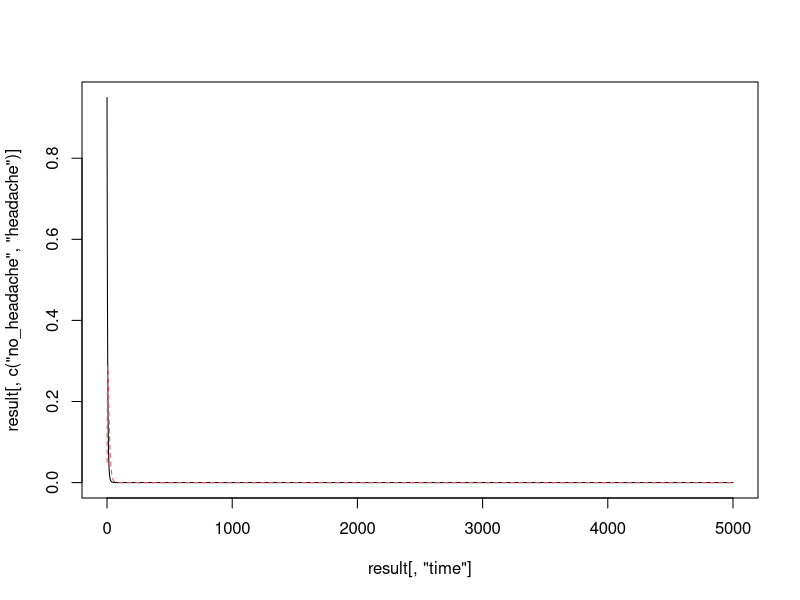

Source code (R):
## Differential equations of headaches (or non-infectious diseases)
## Last modified: Jan 24 2018

## Load deSolve so we can use the ode() command
library(deSolve)

## Set your time steps, initial values, parameters
times <- seq(0, 5000, by = 1)
yinit <- c(no_headache = 0.95, headache = 0.05)
parameters <- c(incidence = 0.02, recovery = 0.01, 
                birth = 0.1, death = 0.2)

## Create an ODE model -- the solver needs your model written as a function
## that takes in a vector of times, initial values, and parameters 
## (in that order) and returns a list with derivatives of your compartments 
## relative to time.
headache_model <- function(times, yinit, parameters) {
    with(as.list(c(yinit, parameters)), {
        
        ## Define your no headache compartment
        dno_headache <- recovery*headache - 
            incidence*no_headache - death*no_headache 
        
        ## Define your headache compartment
        dheadache <- incidence*no_headache - recovery*headache - 
            death*headache + birth*(headache+no_headache)
        
        ## Save your compartments into a new variable, as a list
        comparts <- list(c(dno_headache, dheadache))
        
        ## Don't forget you need to return your compartments
        return(comparts)
    })
}

## Run your model
result <- as.data.frame(ode(y = yinit, times = times, 
                            func = headache_model, parms = parameters))

## Plot it
matplot(x = result[, "time"], 
        y = result[, c("no_headache", "headache")], 
        type = "l")

## Try help(matplot) to find an option that will truncate the x-axis for you
## to help visualize these data better.
